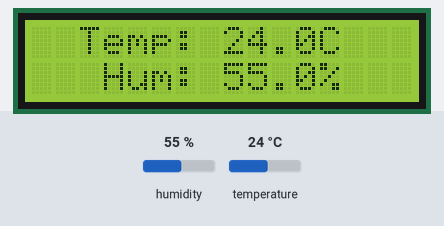
This sketch was run on a simulated Arduino Uno, built with avr-gcc and run on an emulated ATmega328P. On the bench: 16×2 character LCD. Inputs (shaded band) come from the test bench; at power-on: humidity 55 %, temperature 24 °C.

Above: at 2.7 s.
2.8 s: humidity set to 22 %
At 5.2 s:
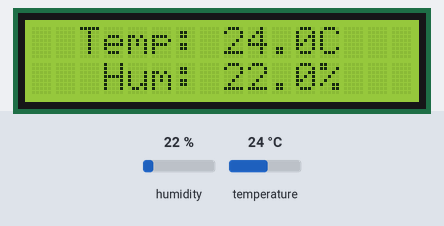
5.8 s: temperature set to 12 °C
At 6.6 s:
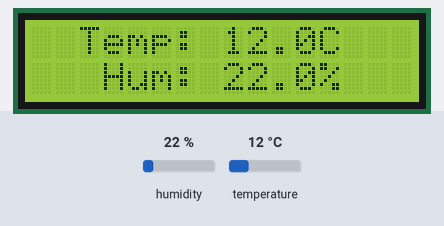
8.8 s: humidity set to 40 %
At 11.6 s:
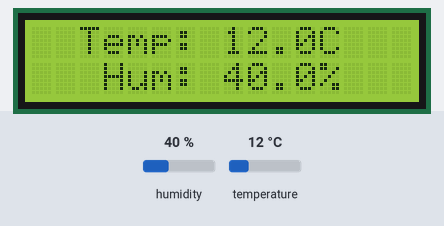
11.9 s: temperature set to 19 °C
At 13.2 s:
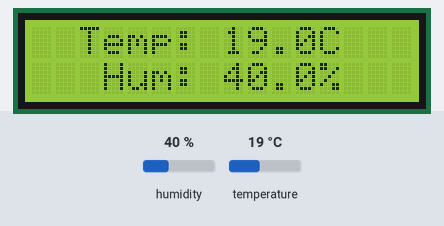
Timing chart, 0 to 14.9 s (numbered marks = the images above; inputs shaded):
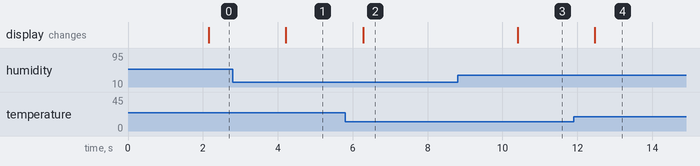

Measured:
- after the input at 2.8 s, the display: changes after 1.4 s (image 1)
- after the input at 5.8 s, the display: changes after 0.48 s (image 2)
- after the input at 8.8 s, the display: changes after 1.6 s (image 3)
- after the input at 11.9 s, the display: changes after 0.57 s (image 4)

The sketch:

DHT22with16x2.ino
```cpp
#include <LiquidCrystal_I2C.h>

#include <DHT.h>
#include<Wire.h>
LiquidCrystal_I2C lcd(0x27, 16, 2);
// Pin and sensor type
#define DHTPIN 2       // Digital pin connected to AM2301A (D2)
#define DHTTYPE DHT21


DHT dht(DHTPIN, DHTTYPE); // Initialize DHT sensor

void setup() {

 lcd.print(F("AM2301A (DHT21) Test"));
  dht.begin();
   lcd.init();

  // Turn on the backlight
  lcd.backlight();

  // Print messages to the LCD
  lcd.setCursor(0, 0);          // Set cursor to column 0, row 0
  lcd.print("    Welcome    ");   // Print text

  lcd.setCursor(0, 1);          // Move cursor to column 0, row 1
  lcd.print("  Temp Sensor  ");    // Print text

}

void loop() {
  // Wait at least 2 seconds between readings (AM2301A requires this)
  delay(2000);

  // Read humidity (%)
  float humidity = dht.readHumidity();
  // Read temperature (Celsius)

  float tempC = dht.readTemperature();

  // Check if readings failed
  if (isnan(humidity) || isnan(tempC)) {
   lcd.print(F("Failed to read from AM2301A!"));
    return;
  }
  // Print data to lcd Monitor
 lcd.print(F("Hum: "));
 lcd.print(humidity);
 lcd.print(F("%  |  Temp: "));
 lcd.print(tempC);
 lcd.print(F("°C  |  "));


   lcd.clear();

  // Line 1: Temperature (centered)
  String tempStr = "Temp: " + String(tempC, 1) + "\x00"+"C";
  lcd.setCursor((16 - tempStr.length()) / 2, 0);
  lcd.print(tempStr);

  // Line 2: Humidity (centered)
  String humStr = "Hum: " + String(humidity, 1) + "%";
  lcd.setCursor((16 - humStr.length()) / 2, 1);
  lcd.print(humStr);
}
```
